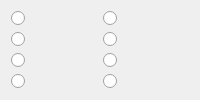
                <widget class="QWidget" name="tab_walls">
                 <attribute name="title">
                  <string>Walls</string>
                 </attribute>
                 <layout class="QGridLayout" name="gridLayout_5">
                  <item row="2" column="0">
                   <widget class="QRadioButton" name="radioButton_6">
                    <property name="text">
                     <string/>
                    </property>
                    <property name="icon">
                     <iconset resource="../resources/resources.qrc">
                      <normaloff>:/images/images/tiles/squared_tileset/walls/walls_window.png</normaloff>:/images/images/tiles/squared_tileset/walls/walls_window.png</iconset>
                    </property>
                    <property name="iconSize">
                     <size>
                      <width>64</width>
                      <height>64</height>
                     </size>
                    </property>
                   </widget>
                  </item>
                  <item row="1" column="0">
                   <widget class="QRadioButton" name="radioButton_2">
                    <property name="text">
                     <string/>
                    </property>
                    <property name="icon">
                     <iconset resource="../resources/resources.qrc">
                      <normaloff>:/images/images/tiles/squared_tileset/walls/walls_rock.png</normaloff>:/images/images/tiles/squared_tileset/walls/walls_rock.png</iconset>
                    </property>
                    <property name="iconSize">
                     <size>
                      <width>64</width>
                      <height>64</height>
                     </size>
                    </property>
                   </widget>
                  </item>
                  <item row="2" column="1">
                   <widget class="QRadioButton" name="radioButton_5">
                    <property name="text">
                     <string/>
                    </property>
                    <property name="icon">
                     <iconset resource="../resources/resources.qrc">
                      <normaloff>:/images/images/tiles/squared_tileset/walls/walls_arrow_slit.png</normaloff>:/images/images/tiles/squared_tileset/walls/walls_arrow_slit.png</iconset>
                    </property>
                    <property name="iconSize">
                     <size>
                      <width>64</width>
                      <height>64</height>
                     </size>
                    </property>
                   </widget>
                  </item>
                  <item row="0" column="0">
                   <widget class="QRadioButton" name="radioButton">
                    <property name="text">
                     <string/>
                    </property>
                    <property name="icon">
                     <iconset resource="../resources/resources.qrc">
                      <normaloff>:/images/images/tiles/squared_tileset/walls/walls_normal.png</normaloff>:/images/images/tiles/squared_tileset/walls/walls_normal.png</iconset>
                    </property>
                    <property name="iconSize">
                     <size>
                      <width>64</width>
                      <height>64</height>
                     </size>
                    </property>
                   </widget>
                  </item>
                  <item row="1" column="1">
                   <widget class="QRadioButton" name="radioButton_4">
                    <property name="text">
                     <string/>
                    </property>
                    <property name="icon">
                     <iconset resource="../resources/resources.qrc">
                      <normaloff>:/images/images/tiles/squared_tileset/walls/walls_bars.png</normaloff>:/images/images/tiles/squared_tileset/walls/walls_bars.png</iconset>
                    </property>
                    <property name="iconSize">
                     <size>
                      <width>64</width>
                      <height>64</height>
                     </size>
                    </property>
                   </widget>
                  </item>
                  <item row="3" column="1">
                   <widget class="QRadioButton" name="radioButton_7">
                    <property name="text">
                     <string/>
                    </property>
                    <property name="icon">
                     <iconset resource="../resources/resources.qrc">
                      <normaloff>:/images/images/tiles/squared_tileset/walls/walls_ramp.png</normaloff>:/images/images/tiles/squared_tileset/walls/walls_ramp.png</iconset>
                    </property>
                    <property name="iconSize">
                     <size>
                      <width>64</width>
                      <height>64</height>
                     </size>
                    </property>
                   </widget>
                  </item>
                  <item row="3" column="0">
                   <widget class="QRadioButton" name="radioButton_8">
                    <property name="text">
                     <string/>
                    </property>
                    <property name="icon">
                     <iconset resource="../resources/resources.qrc">
                      <normaloff>:/images/images/tiles/squared_tileset/walls/walls_curtain.png</normaloff>:/images/images/tiles/squared_tileset/walls/walls_curtain.png</iconset>
                    </property>
                    <property name="iconSize">
                     <size>
                      <width>64</width>
                      <height>64</height>
                     </size>
                    </property>
                   </widget>
                  </item>
                  <item row="0" column="1">
                   <widget class="QRadioButton" name="radioButton_3">
                    <property name="text">
                     <string/>
                    </property>
                    <property name="icon">
                     <iconset resource="../resources/resources.qrc">
                      <normaloff>:/images/images/tiles/squared_tileset/walls/walls_illusion.png</normaloff>:/images/images/tiles/squared_tileset/walls/walls_illusion.png</iconset>
                    </property>
                    <property name="iconSize">
                     <size>
                      <width>64</width>
                      <height>64</height>
                     </size>
                    </property>
                   </widget>
                  </item>
                 </layout>
                </widget>
